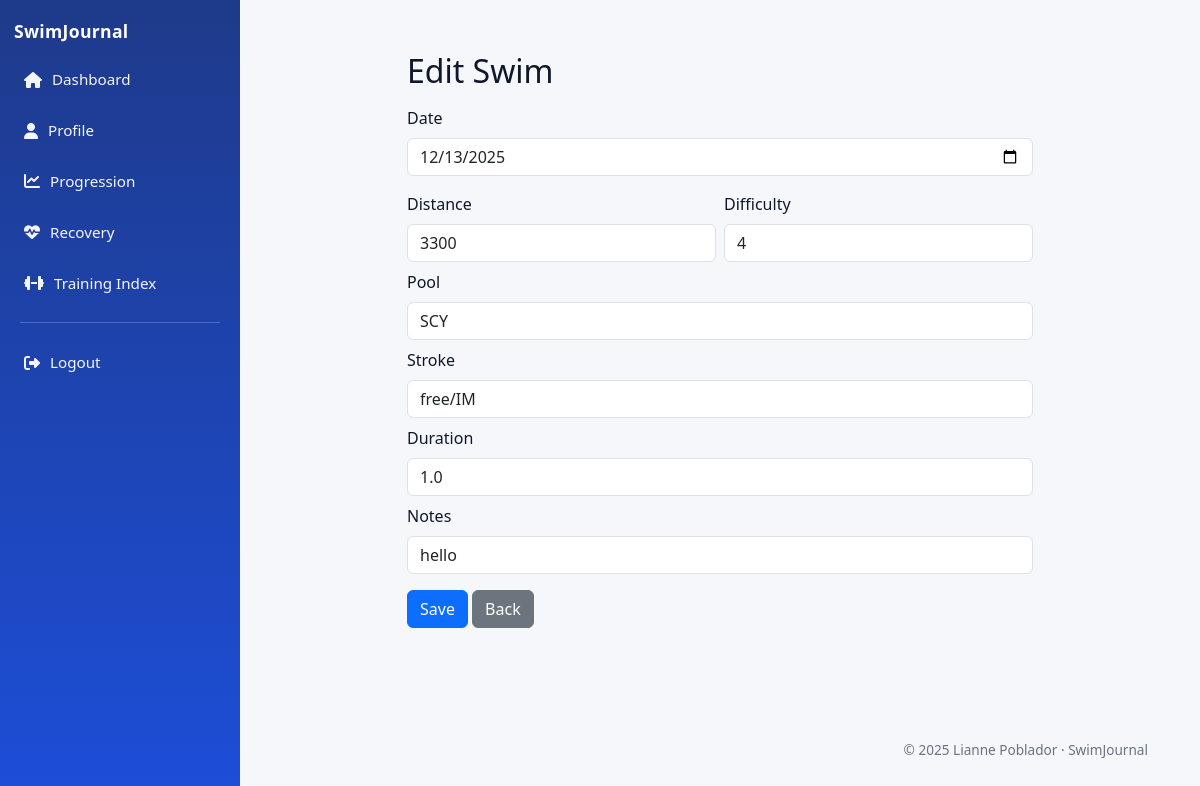
The app's page /edit_swim/1 (signed in) with its own data.
### tables this page shows
CREATE TABLE swims (
    id INTEGER PRIMARY KEY AUTOINCREMENT,
    user_id INTEGER NOT NULL,
    date TEXT NOT NULL,
    distance INTEGER NOT NULL,
    pool TEXT NOT NULL,
    stroke TEXT NOT NULL,
    duration REAL,
    difficulty INTEGER,
    notes TEXT,
    FOREIGN KEY (user_id) REFERENCES users(id)
);

### app.py (the view, shortened to what this page needs)
@app.route("/edit_swim/<int:swim_id>", methods=["GET", "POST"])
def edit_swim(swim_id):
    if "user_id" not in session:
        return redirect("/login")
    current = session["user_id"]
    row = db.execute("""
        SELECT id, date, distance, pool, stroke, duration, difficulty, notes
        FROM swims
        WHERE id = ? AND user_id = ?
    """, swim_id, current)
    if len(row) != 1:
        return "Swim not found", 404
    return render_template("edit_swim.html", swim=row[0])

### app.py (called while the page is built)
@app.context_processor
def inject_year():
    return {"year": datetime.now().year}

### templates/edit_swim.html (shortened to what this page needs)
{% extends "layout.html" %}
{% block content %}
<div class="container mt-4" style="max-width: 650px;">
  <h2 class="mb-3">Edit Swim</h2>
  <form method="post">
    <div class="mb-3">
      <label class="form-label">Date</label>
      <input class="form-control" type="date" name="date" value="{{ swim.date }}" required>
    </div>
    <div class="row g-2">
      <div class="col">
        <label class="form-label">Distance</label>
        <input class="form-control" type="number" name="distance" value="{{ swim.distance }}" required>
      </div>
      <div class="col">
        <label class="form-label">Difficulty</label>
        <input class="form-control" type="number" name="difficulty" value="{{ swim.difficulty }}" required>
      </div>
    </div>
    <div class="mt-2">
      <label class="form-label">Pool</label>
      <input class="form-control" type="text" name="pool" value="{{ swim.pool }}">
    </div>
    <div class="mt-2">
      <label class="form-label">Stroke</label>
      <input class="form-control" type="text" name="stroke" value="{{ swim.stroke }}">
    </div>
    <div class="mt-2">
      <label class="form-label">Duration</label>
      <input class="form-control" type="text" name="duration" value="{{ swim.duration }}">
    </div>
    <div class="mt-2">
      <label class="form-label">Notes</label>
      <input class="form-control" type="text" name="notes" value="{{ swim.notes }}">
    </div>
    <button class="btn btn-primary mt-3" type="submit">Save</button>
    <a class="btn btn-secondary mt-3" href="{{ url_for('index') }}">Back</a>
  </form>
</div>
{% endblock %}

### static/styles.css (style rules this page uses)
:root { --bg: #f5f7fb; --card: #ffffff; --text: #0f172a; --muted: #64748b; --border: #e2e8f0; --shadow: 0 10px 25px rgba(15, 23, 42, 0.08); --sidebar: #1e3a8a; --sidebar2: #1d4ed8; }
* { box-sizing: border-box; }
.app-body { margin: 0; font-family: system-ui, -apple-system, Segoe UI, Roboto, Arial, sans-serif; color: var(--text); background: var(--bg); }

### records on screen
swims: date "12/13/2025", distance "3300", difficulty "4", pool "SCY", stroke "free/IM", duration "1.0", notes "hello"
